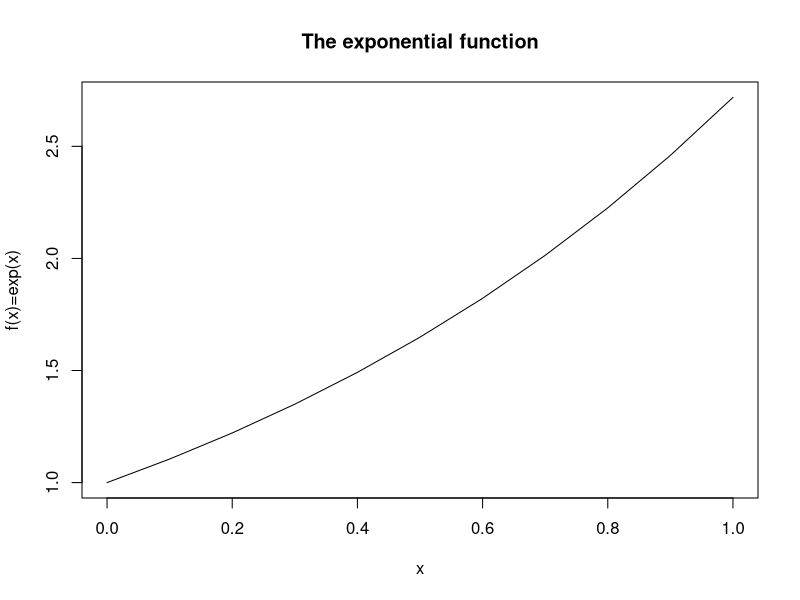

Write R code to recreate this figure.
## exercise 0.5.1
x = seq(from=0, by=0.1, t0=1)
f = exp(x)
plot(x, f, 'l',
     xlab="x", 
     ylab="f(x)=exp(x)", 
     main="The exponential function")
